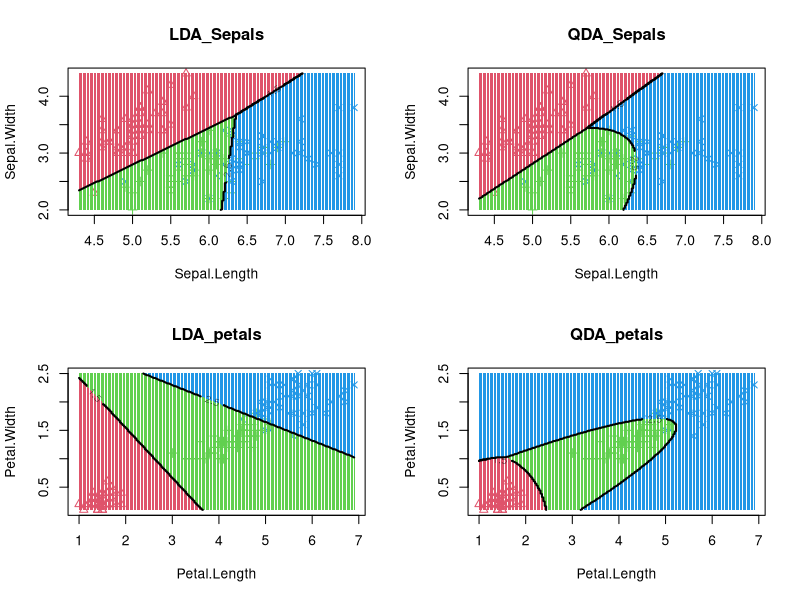

Write R code to recreate this figure.
# Load necessary libraries
library(caret)        # For machine learning support
library(MASS)         # For LDA and QDA functions
library(tidyverse)    # For data manipulation using dplyr and others

# ---------------------------------------
# Function: decision_boundary
# Purpose: Plot the decision boundaries of LDA or QDA models
# ---------------------------------------
decision_boundary = function(model, data, vars, resolution = 200, ...) {
  
  class = 'Species'                  # Define target class variable
  labels_var = data[, class]        # Extract class labels
  k = length(unique(labels_var))    # Number of classes
  
  # Select features based on input ('sepal' or 'petal')
  if (vars == 'sepal') {
    data = data %>% select(Sepal.Length, Sepal.Width)
  } else {
    data = data %>% select(Petal.Length, Petal.Width)
  }
  
  # Plot the data points with color and shape based on class
  int_labels = as.integer(labels_var)
  plot(data, col = int_labels + 1L, pch = int_labels + 1L, ...)
  
  # Generate grid of points for prediction
  r = sapply(data, range, na.rm = TRUE)   # Get min/max for each feature
  xs = seq(r[1, 1], r[2, 1], length.out = resolution)  # Grid for x-axis
  ys = seq(r[1, 2], r[2, 2], length.out = resolution)  # Grid for y-axis
  dfs = cbind(rep(xs, each = resolution), rep(ys, time = resolution))  # Grid combinations
  
  colnames(dfs) = colnames(r)     # Set appropriate column names
  dfs = as.data.frame(dfs)        # Convert to data frame
  
  # Predict class labels on the grid points
  p = predict(model, dfs, type = 'class')
  p = as.factor(p$class)          # Convert predictions to factor
  
  # Plot grid points using predicted class (very small dot symbol '.')
  points(dfs, col = as.integer(p) + 1L, pch = ".")
  
  # Create a matrix from predicted labels to contour the decision boundaries
  mats = matrix(as.integer(p), nrow = resolution, byrow = TRUE)
  contour(xs, ys, mats, add = TRUE, lwd = 2, levels = (1:(k - 1)) + .5)  # Draw contour lines
  
  invisible(mats)   # Return the decision matrix invisibly (optional use)
}

# ---------------------------------------
# Plot setup: 2x2 grid for 4 decision plots
# ---------------------------------------
par(mfrow = c(2, 2))  # Set plotting area to 2x2 grid

# ---------------- LDA with Sepal Features ----------------
model = lda(Species ~ Sepal.Length + Sepal.Width, data = iris)     # Fit LDA model on Sepal features
lda_sepals = decision_boundary(model, iris, vars = 'sepal', main = "LDA_Sepals")  # Plot LDA decision boundary

# ---------------- QDA with Sepal Features ----------------
model_qda = qda(Species ~ Sepal.Length + Sepal.Width, data = iris) # Fit QDA model on Sepal features
qda_sepals = decision_boundary(model_qda, iris, vars = 'sepal', main = "QDA_Sepals")  # Plot QDA decision boundary

# ---------------- LDA with Petal Features ----------------
model = lda(Species ~ Petal.Length + Petal.Width, data = iris)     # Fit LDA model on Petal features
lda_petal = decision_boundary(model, iris, vars = 'petal', main = "LDA_petals")   # Plot LDA decision boundary

# ---------------- QDA with Petal Features ----------------
model_qda = qda(Species ~ Petal.Length + Petal.Width, data = iris) # Fit QDA model on Petal features
qda_petal = decision_boundary(model_qda, iris, vars = 'petal', main = "QDA_petals")  # Plot QDA decision boundary
